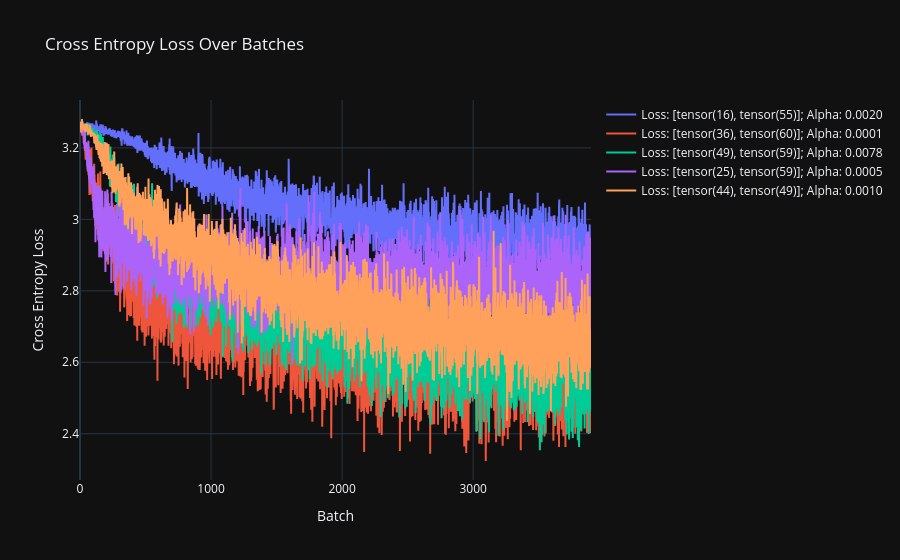

Notebook code cell kept with this figure:
### Code cell
import plotly.graph_objects as go
fig = go.Figure()

for j, loss in enumerate(datas_pyramid[i]):
        x = list(range(len(loss)))
        fig.add_trace(go.Scatter(x=x, y=loss, mode='lines', name=f'Loss: {list(conv_networks_parameters[j])}; Alpha: {alphas[j]:.4f}'))

fig.update_layout(
    title='Cross Entropy Loss Over Batches',
    xaxis_title='Batch',
    yaxis_title='Cross Entropy Loss',
    template='plotly_dark',
    hovermode='x unified'
)

fig.show()

### Figure 1 — Plotly figure (JSON) as saved in the notebook; plotly's stock layout.template omitted (floating-point values rounded to 4 significant figures; data arrays with more than 128 entries replaced by an {"elided": "..."} marker saying what was removed)
{"data": [{"mode": "lines", "name": "Loss: [tensor(16), tensor(55)]; Alpha: 0.0020", "type": "scatter", "x": {"elided": "3900 int values"}, "y": {"elided": "3900 float values"}}, {"mode": "lines", "name": "Loss: [tensor(36), tensor(60)]; Alpha: 0.0001", "type": "scatter", "x": {"elided": "3900 int values"}, "y": {"elided": "3900 float values"}}, {"mode": "lines", "name": "Loss: [tensor(49), tensor(59)]; Alpha: 0.0078", "type": "scatter", "x": {"elided": "3900 int values"}, "y": {"elided": "3900 float values"}}, {"mode": "lines", "name": "Loss: [tensor(25), tensor(59)]; Alpha: 0.0005", "type": "scatter", "x": {"elided": "3900 int values"}, "y": {"elided": "3900 float values"}}, {"mode": "lines", "name": "Loss: [tensor(44), tensor(49)]; Alpha: 0.0010", "type": "scatter", "x": {"elided": "3900 int values"}, "y": {"elided": "3900 float values"}}], "layout": {"hovermode": "x unified", "title": {"text": "Cross Entropy Loss Over Batches"}, "xaxis": {"title": {"text": "Batch"}}, "yaxis": {"title": {"text": "Cross Entropy Loss"}}}}
